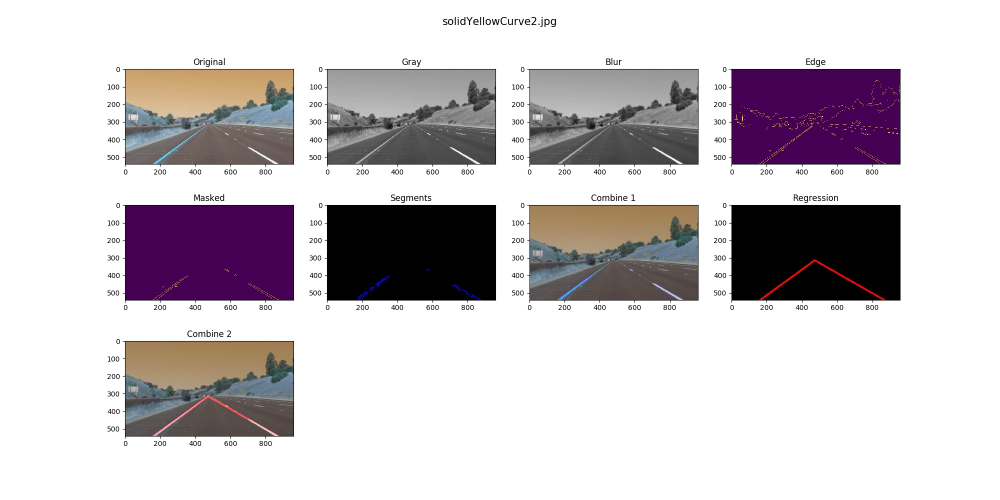
#> input picture examples/fll_solidYellowCurve2.jpg, 2000 x 1000 px (shown at 1/2 size); its folder holds only this picture in this run
$ python -i find_lane_lines.py   (imports and definitions only)
#> lines starting #> are read from the running program, lines starting #| are printed output that depends on the picture; after the words box and inside, x2 and y2 are one past the last pixel; in counts of white or black regions, pixels touching at a corner belong together
# coding=utf-8
import matplotlib.pyplot as plt
import matplotlib.image as mpimg
import numpy as np
import cv2

from collections import deque

# Default values of Hough Line Transform.
DFLT_HLPT_RHO = 2
DFLT_HLPT_THETA = np.pi / 180
DFLT_HLPT_THRESHOLD = 10
DFLT_HLPT_MIN_LINE_LENGTH = 20
DFLT_HLPT_MAX_LINE_GAP = 10


# [5 lines left out: function read_image, not called in this run]


def convert_to_gray(image):
    """
    Convert image to the gray scale image. When you display the converted
    image, you have to set "gray" to show as gray:
        ex. matplotlib.pyplot.imshow(converted_image, cmap="gray"
    :param image: before image
    :return: converted image
    """
    return cv2.cvtColor(image, cv2.COLOR_RGB2GRAY)


def run_gaussian_smoothing(image, kernel_size=5):
    """
    Run Gaussian smoothing of OpenCV and return blurred image.
    http://docs.opencv.org/3.2.0/d4/d13/tutorial_py_filtering.html

    :param image: before image
    :param kernel_size: The width and height of kernel. Should be positive and
    odd.
    :return: blurred image
    """
    return cv2.GaussianBlur(image, (kernel_size, kernel_size), 0)


def run_canny_edge_detection(image, min_threshold=100, max_threshold=150):
    """
    Run Canny edge detection of OpenCV and return the image presenting edges.
    http://docs.opencv.org/3.1.0/da/d22/tutorial_py_canny.html
    :param image: before image
    :param min_threshold: The edge is above this, considered as valid edge.
    :param max_threshold: The edge is above this, considered as sure edge.
    :return: converted edges image
    """
    return cv2.Canny(image, min_threshold, max_threshold)


def mask_rectangle_img(image, left_bottom, left_top, right_top, right_bottom,
                       ignore_mask_color=255):
    """
    Mask image with zero(null) except for the rectangle space. And show
    only ignore_mask_color in the rectangle space.
    :param image: before image
    :param left_bottom: left bottom point of rectangle
    :param left_top: left top point of rectangle
    :param right_top: right bottom point of rectangle
    :param right_bottom: right top point of rectangle
    :param ignore_mask_color: only show this color in the rectangle space
    :return: masked image
    """
    mask_img = np.zeros_like(image)
    vertices = np.array([[left_bottom, left_top, right_top, right_bottom]],
                        dtype=np.int32)
    cv2.fillPoly(mask_img, vertices, ignore_mask_color)
    return cv2.bitwise_and(image, mask_img)


def run_hough_lp_transform(image, rho=DFLT_HLPT_RHO, theta=DFLT_HLPT_THETA,
                           threshold=DFLT_HLPT_THRESHOLD,
                           min_line_length=DFLT_HLPT_MIN_LINE_LENGTH,
                           max_line_gap=DFLT_HLPT_MAX_LINE_GAP):
    return cv2.HoughLinesP(image, rho, theta, threshold,
                           min_line_length, max_line_gap)


# [40 lines left out: functions draw_line_segments, draw_regression_line, not called in this run]


def combine_images(image1, image2, image1_weight=0.8, image2_weight=1):
    return cv2.addWeighted(image1, image1_weight, image2, image2_weight, 0)


def find_regression_line(lines):
    left_line_x = []
    left_line_y = []
    right_line_x = []
    right_line_y = []
    for line in lines:
        for x1, y1, x2, y2 in line:
            if x1 == x2:
                continue

            slope = float((y2 - y1)) / float((x2 - x1))
            if slope < -0.2:
                left_line_x.append(x1)
                left_line_y.append(y1)
                left_line_x.append(x2)
                left_line_y.append(y2)
            elif slope > 0.2:
                right_line_x.append(x1)
                right_line_y.append(y1)
                right_line_x.append(x2)
                right_line_y.append(y2)
                # else:
                #    print("ignore line: ")
                #    print([x1, y1, x2, y2])

    if len(left_line_x) == 0 or len(right_line_x) == 0:
        # [4 lines of commented-out code are left out]
        raise ValueError('empty fit')

    return np.polyfit(left_line_x, left_line_y, 1), \
           np.polyfit(right_line_x, right_line_y, 1)


def find_intersection_x(left_fit, right_fit):
    l_m = left_fit[0]
    l_b = left_fit[1]
    r_m = right_fit[0]
    r_b = right_fit[1]
    return (r_b - l_b) / (l_m - r_m)


cached_img_on = False
cached_img_max_size = 5
cached_img_q = deque()


# [10 lines left out: function switch_img_cache, not called in this run]


cached_lines_on = False
cached_lines_max_size = 100
cached_lines_q = deque()


# [22 lines left out: functions switch_line_seg_cache, turn_on_cache, turn_off_cache, not called in this run]


def reset_cache():
    cached_img_q.clear()
    cached_lines_q.clear()


def draw_lane_lines(image):
    # Convert to gray.
    gray_img = convert_to_gray(image)

    if cached_img_on:
        # Append previous images in the cache to the target image.
        global cached_img_q

        # if Queue size is over max, pop oldest.
        if len(cached_img_q) == cached_img_max_size:
            cached_img_q.popleft()

        cached_img_q.append(gray_img)

        for img in reversed(cached_img_q):
            combine_images(img, gray_img)

    # Run Gaussian smoothing.
    blur_img = run_gaussian_smoothing(gray_img)

    # Run Canny edge detection.
    edges_img = run_canny_edge_detection(blur_img)

    # Mask image except for rectangle space.
    img_shape = image.shape
    masked_img = mask_rectangle_img(edges_img, (50, img_shape[0]), (570, 300),
                                    (620, 300), (img_shape[1], img_shape[0]))
    # masked_img = mask_rectangle_img(edges_img, (50, img_shape[0]), (450, 330),
    #                                (520, 330), (img_shape[1], img_shape[0]))

    # Run Hough line transform.
    lines = run_hough_lp_transform(masked_img)

    if cached_lines_on:
        # Append previous lines in the cache to the present lines.
        global cached_lines_q

        if len(cached_lines_q) == cached_lines_max_size:
            cached_lines_q.popleft()

        cached_lines_q.append(lines[0])

        lines = cached_lines_q

    # Draw regression line.
    try:
        l_fit, r_fit = find_regression_line(lines)
    except ValueError as e:
        return image

    l_fn = np.poly1d(l_fit)
    r_fn = np.poly1d(r_fit)

    inter_x = find_intersection_x(l_fit, r_fit)
    inter_y = l_fn(inter_x)

    # Draw left regression line.
    reg_line_img = np.copy(image) * 0
    cv2.line(reg_line_img, (0, int(l_fn(0))), (int(inter_x), int(inter_y)),
             (255, 0, 0), 10)
    # Draw right regression line.
    cv2.line(reg_line_img, (int(inter_x), int(inter_y)),
             (int(image.shape[1]), int(r_fn(image.shape[1]))),
             (255, 0, 0), 10)

    # Combine original image with line segments image.
    return combine_images(image, reg_line_img)

>>> import cv2
>>> picture = cv2.cvtColor(cv2.imread('examples/fll_solidYellowCurve2.jpg'), cv2.COLOR_BGR2RGB)
>>> result = draw_lane_lines(picture)
#> in convert_to_gray, `return cv2.cvtColor(image, cv2.COLOR_RGB2GRAY)`:
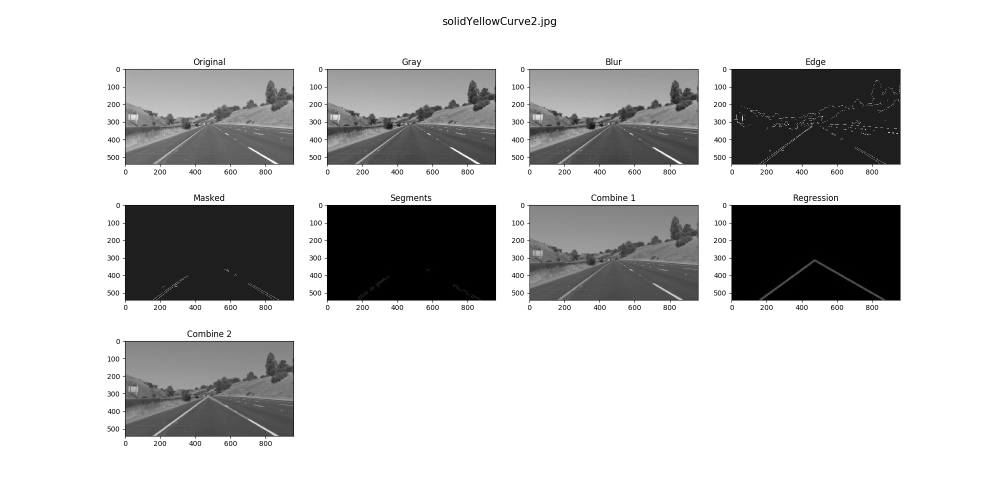
#> returned value: shape (1000, 2000) (shown at 1/2 size); min 0, max 255, mean 200.9
#> in run_canny_edge_detection, `return cv2.Canny(image, min_threshold, max_threshold)`:
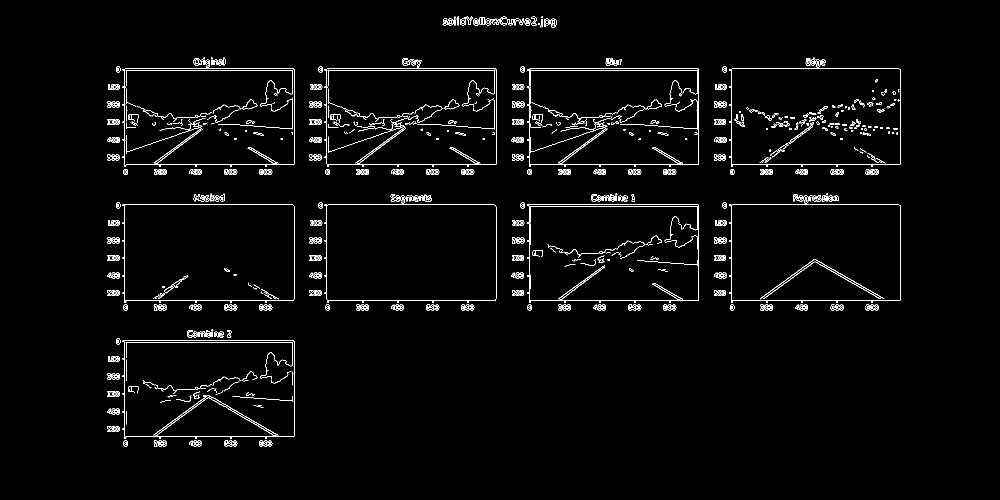
#> returned value: shape (1000, 2000) (shown at 1/2 size); 2.2% white in thin lines or dots, all inside (x1, y1, x2, y2) = (215, 33, 1802, 893)
#> in mask_rectangle_img, `cv2.fillPoly(mask_img, vertices, ignore_mask_color)`:
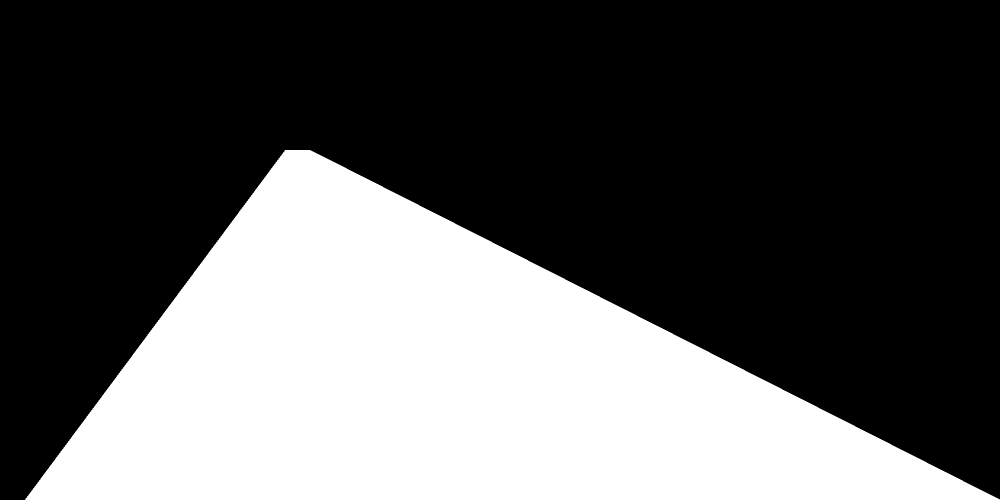
#> mask_img: shape (1000, 2000) (shown at 1/2 size); 35% white; 1 white region, box (x1, y1, x2, y2) and area: (50, 300, 2000, 1000) 700690
#> in mask_rectangle_img, `return cv2.bitwise_and(image, mask_img)`:
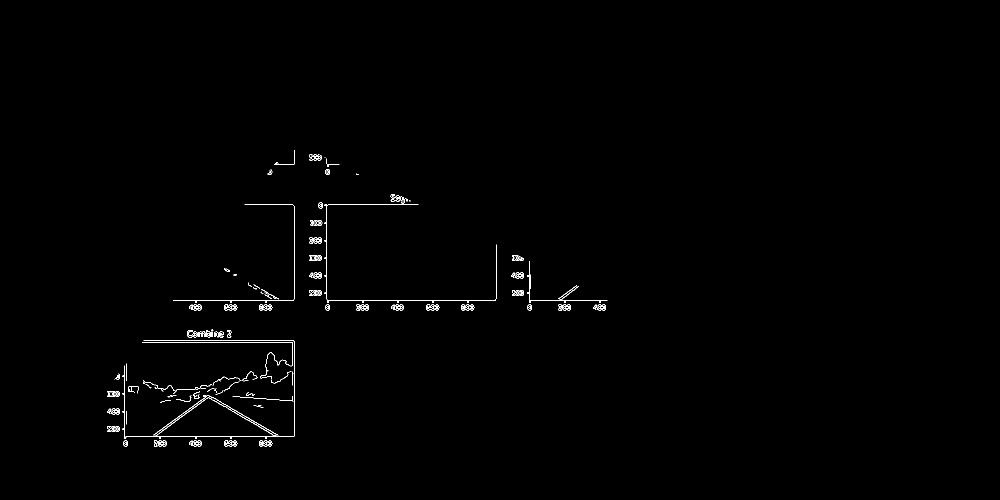
#> returned value: shape (1000, 2000) (shown at 1/2 size); 0.51% white in thin lines or dots, all inside (x1, y1, x2, y2) = (215, 300, 1215, 893)
#> in draw_lane_lines, `lines = run_hough_lp_transform(masked_img)`: lines = 47 rows, first 6: [656, 601, 988, 601], [588, 872, 588, 682], [652, 480, 653, 537], [287, 681, 587, 681], [350, 601, 406, 601], [992, 597, 992, 489]
#> the loop in find_regression_line, `for line in lines:` made 47 passes
#> line on passes 1 to 12: [[656, 601, 988, 601]], [[588, 872, 588, 682]], [[652, 480, 653, 537]], [[287, 681, 587, 681]], [[350, 601, 406, 601]], [[992, 597, 992, 489]], [[1172, 601, 1214, 601]], [[251, 873, 587, 873]], [[656, 409, 836, 409]], [[1066, 601, 1076, 601]], [[284, 684, 585, 684]], [[249, 877, 249, 731]]
#> after the loop in find_regression_line, `for line in lines:`: left_line_x = [1130, 1153, 324, 409, 321, 411]; left_line_y = [588, 571, 857, 795, 864, 798]; right_line_x = [652, 653, 471, 488, 455, 518, 426, 439, 535, 556, 426, 436, 518, 530]; right_line_y = [480, 537, 821, 831, 816, 853, 800, 807, 858, 870, 795, 801, 848, 856]
#> in draw_lane_lines, `l_fit, r_fit = find_regression_line(lines)`: l_fit = [-0.325, 948.6]; r_fit = [-1.08, 1333.6]
#> in find_intersection_x, `l_m = left_fit[0]`: l_m = -0.325
#> in find_intersection_x, `l_b = left_fit[1]`: l_b = 948.6
#> in find_intersection_x, `r_m = right_fit[0]`: r_m = -1.08
#> in find_intersection_x, `r_b = right_fit[1]`: r_b = 1333.6
#> in draw_lane_lines, `inter_x = find_intersection_x(l_fit, r_fit)`: inter_x = 507.5
#> in draw_lane_lines, `inter_y = l_fn(inter_x)`: inter_y = 783.6
#> in draw_lane_lines, `reg_line_img = np.copy(image) * 0`: reg_line_img: shape (1000, 2000, 3); every value is 0
#> in draw_lane_lines, `cv2.line(reg_line_img, (int(inter_x), int(inter_y)), (int(image.shape[..`:
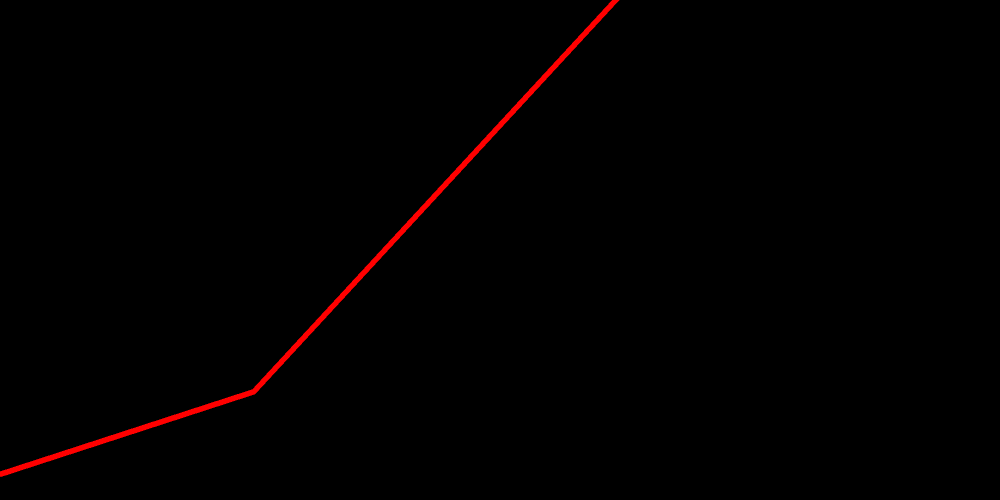
#> reg_line_img: shape (1000, 2000, 3) (shown at 1/2 size); mean R, G, B 2.2, 0, 0
#> in combine_images, `return cv2.addWeighted(image1, image1_weight, image2, image2_weight, 0)`:
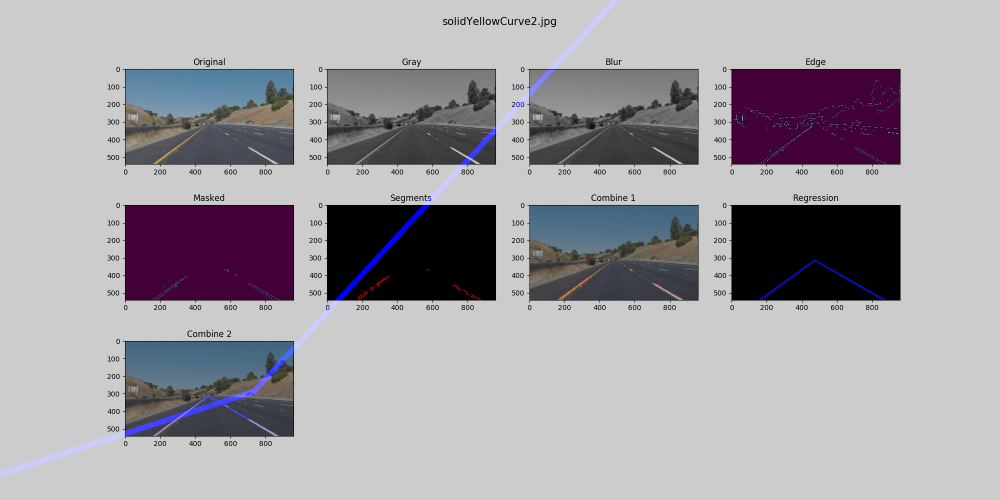
#> returned value: shape (1000, 2000, 3) (shown at 1/2 size); mean of channels 0, 1, 2 164.6, 159.1, 162; drawn as B, G, R
